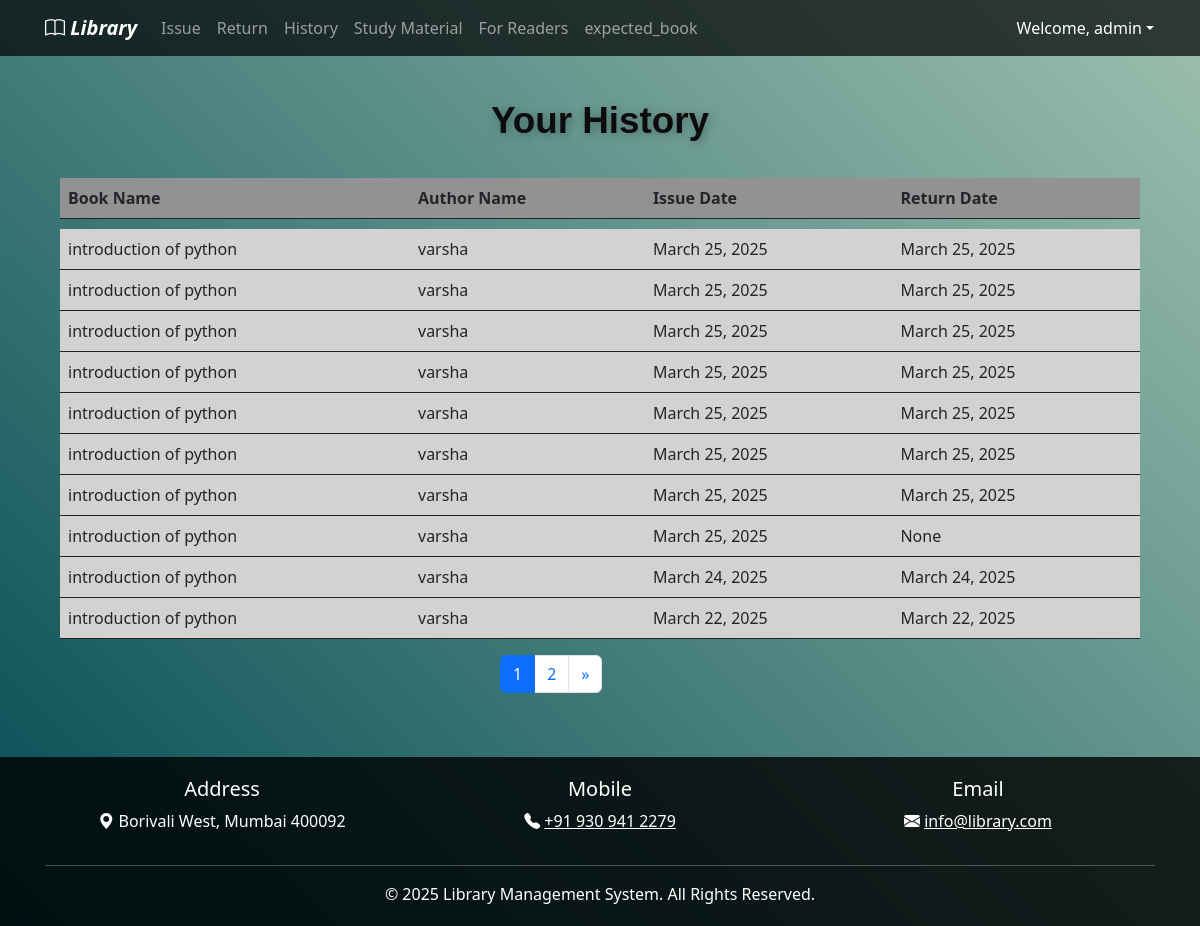
The page /history (signed in) on the database as committed earlier.
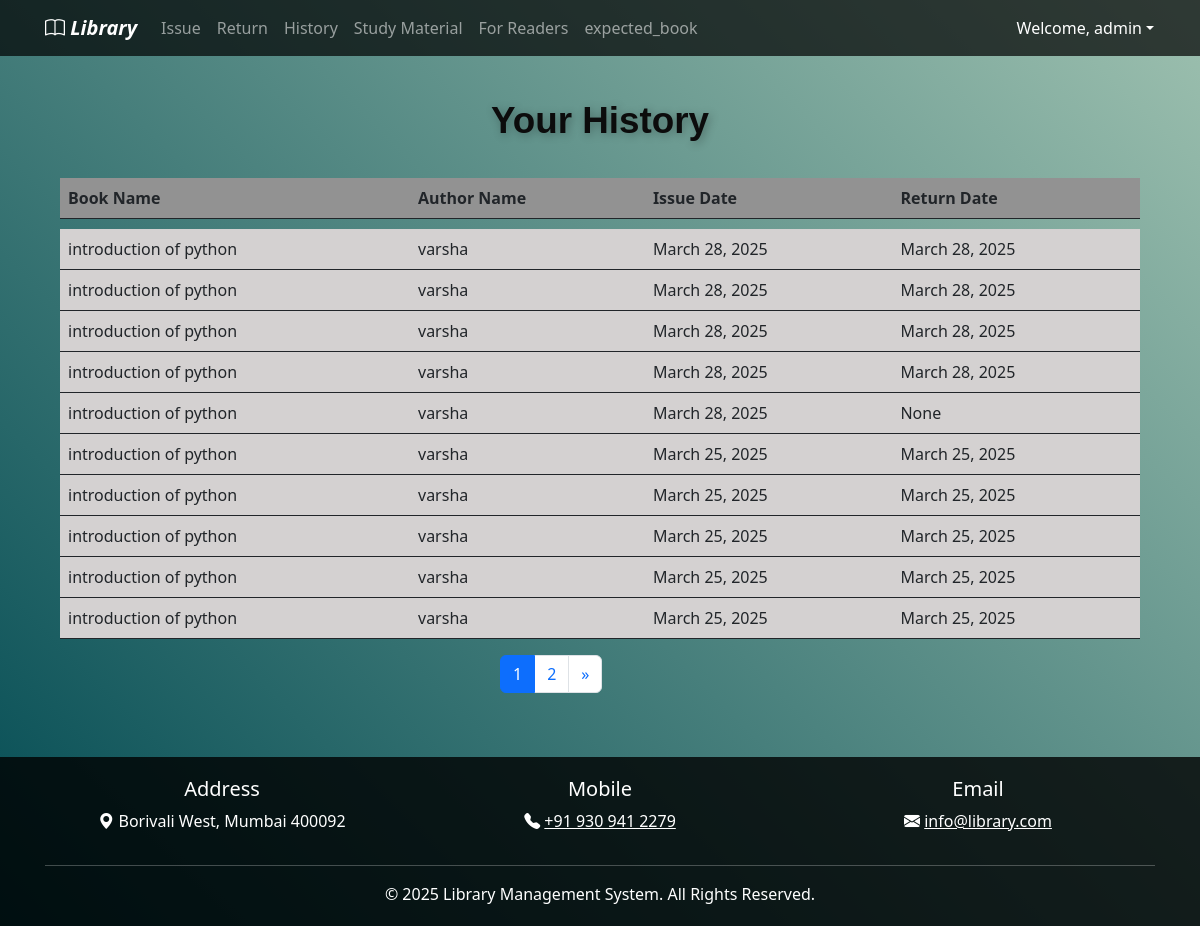
The same page on the database as committed later.
### elibrary_app/models.py (models this page shows, shortened)
class IssuedItem(models.Model):
    book = models.ForeignKey(Book, on_delete=models.CASCADE)
    user = models.ForeignKey(User, on_delete=models.CASCADE)
    issue_date = models.DateField(default=date.today)
    expected_return_date=models.DateField()
    return_date = models.DateField(blank=True, null=True)
    @property
    def book_name(self):
        return self.book.book_name

class Book(models.Model):
    book_name = models.CharField(max_length=150)
    author_name = models.CharField(max_length=200)
    quantity = models.IntegerField(default=1)
    subject = models.CharField(max_length=2000)
    book_add_time = models.DateTimeField(default=timezone.now)  # Changed to DateTimeField for both date and time
    book_add_date = models.DateField(default=date.today)
    class Meta:
        constraints = [
            models.UniqueConstraint(fields=["book_name", "author_name"], name="unique_book_author")  # Replaced unique_together with UniqueConstraint
        ]

### elibrary_app/views.py (the view)
# urls.py: path("history", views.history, name="history"),  # History page for issued book
@login_required(login_url=reverse_lazy("login"))
def history(request):
    my_items = IssuedItem.objects.filter(user_id=request.user).order_by("-issue_date")
    paginator = Paginator(my_items, 10)
    page_number = request.GET.get("page")
    page_obj = paginator.get_page(page_number)
    return render(request, "history.html", {"books": page_obj})

### elibrary_app/templates/history.html (shortened to what this page needs)
{% extends 'base.html' %}
{% load static %}
{% block content %}
<div class="container mt-4">
    <div class="col-md-12">
        <div class="library-title">
            <span class="word">Your</span>
            <span class="word">History</span>
        </div>
    </div>
</div>
<div class="container">
    <table class="table" style="border: none;">
        <thead class="thead-dark">
            <tr style="background-color: rgb(146, 146, 146);">
                <th scope="col">Book Name</th>
                <th scope="col">Author Name</th>
                <th scope="col">Issue Date</th>
                <th scope="col">Return Date</th>
            </tr>
        </thead>
        <tr style="height: 10px;"></tr>
        <tbody >
            {% for book in books %}
            <tr style="background-color: rgb(212, 209, 209);">
                <td>{{ book.book_name }}</td>
                <td>{{ book.book.author_name }}</td>
                <td>{{ book.issue_date }}</td>
                <td>{{ book.return_date }}</td>
            </tr>
            {% empty %}
            <tr>
                <td colspan="4">No history found.</td>
            </tr>
            {% endfor %}
        </tbody>
    </table>
</div>
<div class="mx-auto" style="width: 200px">
    <nav aria-label="...">
        <ul class="pagination ms-10">
            {% for i in books.paginator.page_range %}
            <li class="page-item {% if books.number == i %}active{% endif %}">
                <a class="page-link" href="?page={{ i }}">{{ i }}</a>
            </li>
            {% endfor %}
            {% if books.has_next %}
            <li class="page-item">
                <a class="page-link" href="?page={{ books.next_page_number }}">&raquo;</a>
            </li>
            {% endif %}
        </ul>
    </nav>
</div>
{% endblock %}

Rows that differ between the two databases and show on the page:
no longer on this page (row unchanged): IssuedItem: book_name "introduction of python", book.author_name "varsha", issue_date "March 25, 2025", return_date "March 25, 2025"
no longer on this page (row unchanged): IssuedItem: book_name "introduction of python", book.author_name "varsha", issue_date "March 25, 2025", return_date "March 25, 2025"
no longer on this page (row edited): IssuedItem: book_name "introduction of python", book.author_name "varsha", issue_date "March 25, 2025", return_date "None"
no longer on this page (row unchanged): IssuedItem: book_name "introduction of python", book.author_name "varsha", issue_date "March 24, 2025", return_date "March 24, 2025"
no longer on this page (row unchanged): IssuedItem: book_name "introduction of python", book.author_name "varsha", issue_date "March 22, 2025", return_date "March 22, 2025"
added IssuedItem: book_name "introduction of python", book.author_name "varsha", issue_date "March 28, 2025", return_date "March 28, 2025"
added IssuedItem: book_name "introduction of python", book.author_name "varsha", issue_date "March 28, 2025", return_date "March 28, 2025"
added IssuedItem: book_name "introduction of python", book.author_name "varsha", issue_date "March 28, 2025", return_date "March 28, 2025"
added IssuedItem: book_name "introduction of python", book.author_name "varsha", issue_date "March 28, 2025", return_date "March 28, 2025"
added IssuedItem: book_name "introduction of python", book.author_name "varsha", issue_date "March 28, 2025", return_date "None"
